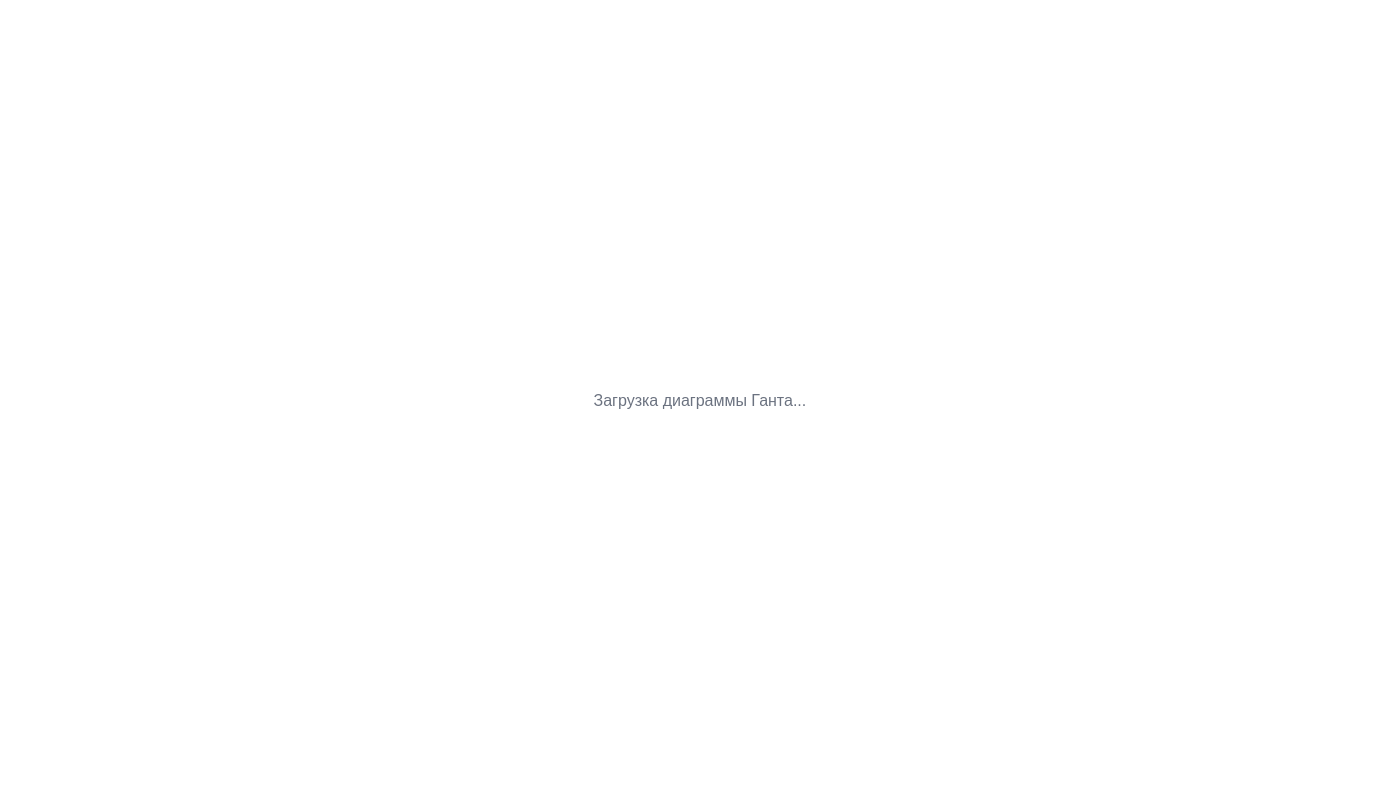
<?xml version="1.0" encoding="UTF-8"?>
<ui version="4.0">
 <class>GanttChartPage</class>
 <widget class="QWidget" name="GanttChartPage">
  <property name="geometry">
   <rect>
    <x>0</x>
    <y>0</y>
    <width>1400</width>
    <height>800</height>
   </rect>
  </property>
  <property name="windowTitle">
   <string>Диаграмма Ганта</string>
  </property>
  <property name="styleSheet">
   <string notr="true">
/* Глобальный стиль */
* {
    font-family: 'Segoe UI', -apple-system, BlinkMacSystemFont, 'Roboto', sans-serif;
}

/* Стиль для карточек проектов */
.project-card {
    background-color: white;
    border-radius: 16px;
    border: 1px solid #E5E7EB;
    margin: 8px;
    padding: 12px;
}

.project-card:hover {
    border-color: #6366F1;
    box-shadow: 0 4px 12px rgba(0,0,0,0.05);
}

/* Кнопки */
.btn-primary {
    background-color: #6366F1;
    color: white;
    border: none;
    border-radius: 10px;
    padding: 8px 16px;
    font-weight: 500;
    font-size: 13px;
}

.btn-primary:hover {
    background-color: #4F46E5;
}

.btn-secondary {
    background-color: #F3F4F6;
    color: #374151;
    border: 1px solid #E5E7EB;
    border-radius: 10px;
    padding: 8px 16px;
    font-weight: 500;
    font-size: 13px;
}

.btn-secondary:hover {
    background-color: #E5E7EB;
}

/* Метки */
.label-title {
    font-size: 24px;
    font-weight: 600;
    color: #111827;
}

.label-subtitle {
    font-size: 14px;
    color: #6B7280;
}

/* Комбобоксы */
QComboBox {
    background-color: white;
    border: 1px solid #E5E7EB;
    border-radius: 10px;
    padding: 8px 12px;
    font-size: 13px;
    min-width: 120px;
}

QComboBox:hover {
    border-color: #6366F1;
}

/* Левый сайдбар */
.sidebar {
    background-color: #1F2937;
}

.sidebar QPushButton {
    color: #D1D5DB;
    text-align: left;
    padding: 12px 16px;
    font-size: 14px;
    font-weight: 500;
    border: none;
    border-radius: 8px;
}

.sidebar QPushButton:hover {
    background-color: #374151;
    color: white;
}

.sidebar QPushButton:checked {
    background-color: #374151;
    color: #818CF8;
    border-left: 3px solid #818CF8;
}
   </string>
  </property>
  <layout class="QVBoxLayout" name="verticalLayout">
   <property name="spacing">
    <number>0</number>
   </property>
   <property name="leftMargin">
    <number>0</number>
   </property>
   <property name="topMargin">
    <number>0</number>
   </property>
   <property name="rightMargin">
    <number>0</number>
   </property>
   <property name="bottomMargin">
    <number>0</number>
   </property>
   <item>
    <widget class="QFrame" name="ganttContainer">
     <property name="styleSheet">
      <string notr="true">background-color: white;</string>
     </property>
     <layout class="QVBoxLayout" name="ganttLayout">
      <property name="spacing">
       <number>0</number>
      </property>
      <property name="leftMargin">
       <number>0</number>
      </property>
      <property name="topMargin">
       <number>0</number>
      </property>
      <property name="rightMargin">
       <number>0</number>
      </property>
      <property name="bottomMargin">
       <number>0</number>
      </property>
      <item>
       <widget class="QLabel" name="label_loading">
        <property name="text">
         <string>Загрузка диаграммы Ганта...</string>
        </property>
        <property name="alignment">
         <set>Qt::AlignCenter</set>
        </property>
        <property name="styleSheet">
         <string>font-size: 16px; color: #6B7280; padding: 40px;</string>
        </property>
       </widget>
      </item>
     </layout>
    </widget>
   </item>
  </layout>
 </widget>
 <resources/>
 <connections/>
</ui>
